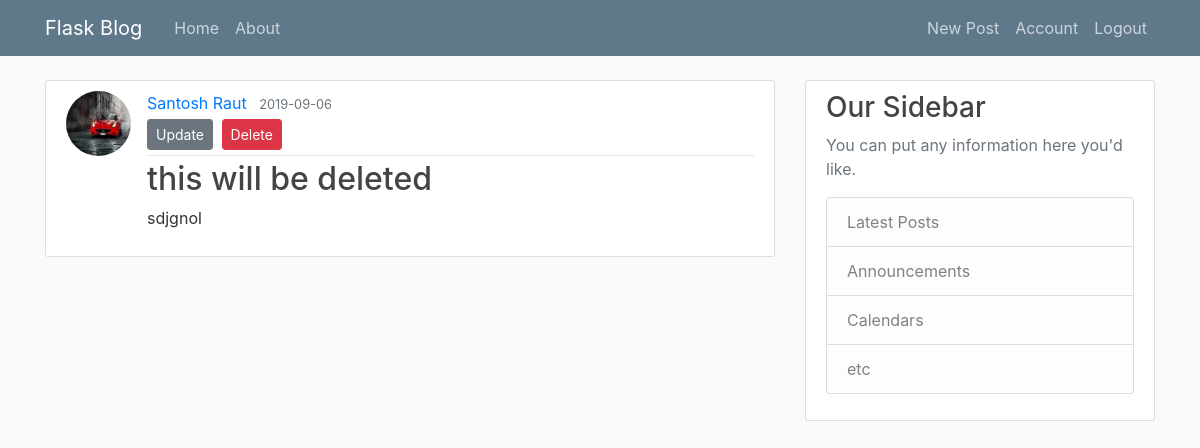
The app's page /post/3 (signed in), older data.
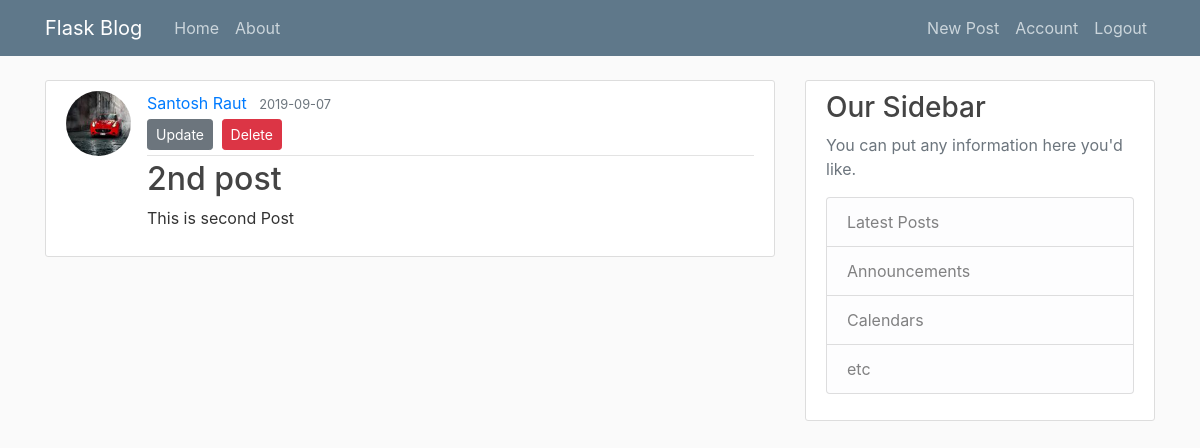
The same page, newer data.
### flaskblog/models.py (models this page shows, shortened)
class Post(db.Model):
    id = db.Column( db.Integer, primary_key = True )
    title = db.Column(db.String(100), nullable=False )
    date_posted = db.Column(db.DateTime, nullable=False, default=datetime.utcnow())
    content = db.Column(db.Text, nullable=False)
    user_id = db.Column(db.Integer, db.ForeignKey('user.id'), nullable=False)

### flaskblog/routes.py (the view)
@app.route("/post/<int:post_id>")
def post(post_id):
    post = Post.query.get_or_404(post_id)
    return render_template('post.html', title=post.title, post=post)

### flaskblog/models.py (called while the page is built)
@login_manager.user_loader
def load_user(user_id):
    return User.query.get(int(user_id))

### flaskblog/templates/post.html (shortened to what this page needs)
{% extends "layout.html" %}
{% block content %}
  <article class="media content-section">
    <img class="rounded-circle article-img" src="{{ url_for('static', filename='profile_pics/' + post.author.image_file) }}">
    <div class="media-body">
      <div class="article-metadata">
        <a class="mr-2" href="{{ url_for('user_posts', username=post.author.username) }}">{{ post.author.username }}</a>
        <small class="text-muted">{{ post.date_posted.strftime('%Y-%m-%d') }}</small>
        {% if post.author == current_user %}
          <div>
            <a class="btn btn-secondary btn-sm mt-1 mb-1" href="{{ url_for('update_post', post_id=post.id) }}">Update</a>
            <button type="button" class="btn btn-danger btn-sm m-1" data-toggle="modal" data-target="#deleteModal">Delete</button>
          </div>
        {% endif %}
      </div>
      <h2 class="article-title">{{ post.title }}</h2>
      <p class="article-content">{{ post.content }}</p>
    </div>
  </article>
{% endblock content %}

Row changes from the older to the newer data that the page shows:
changed Post: date_posted "2019-09-06" → "2019-09-07"; title "this will be deleted" → "2nd post"; content "sdjgnol" → "This is second Post"
